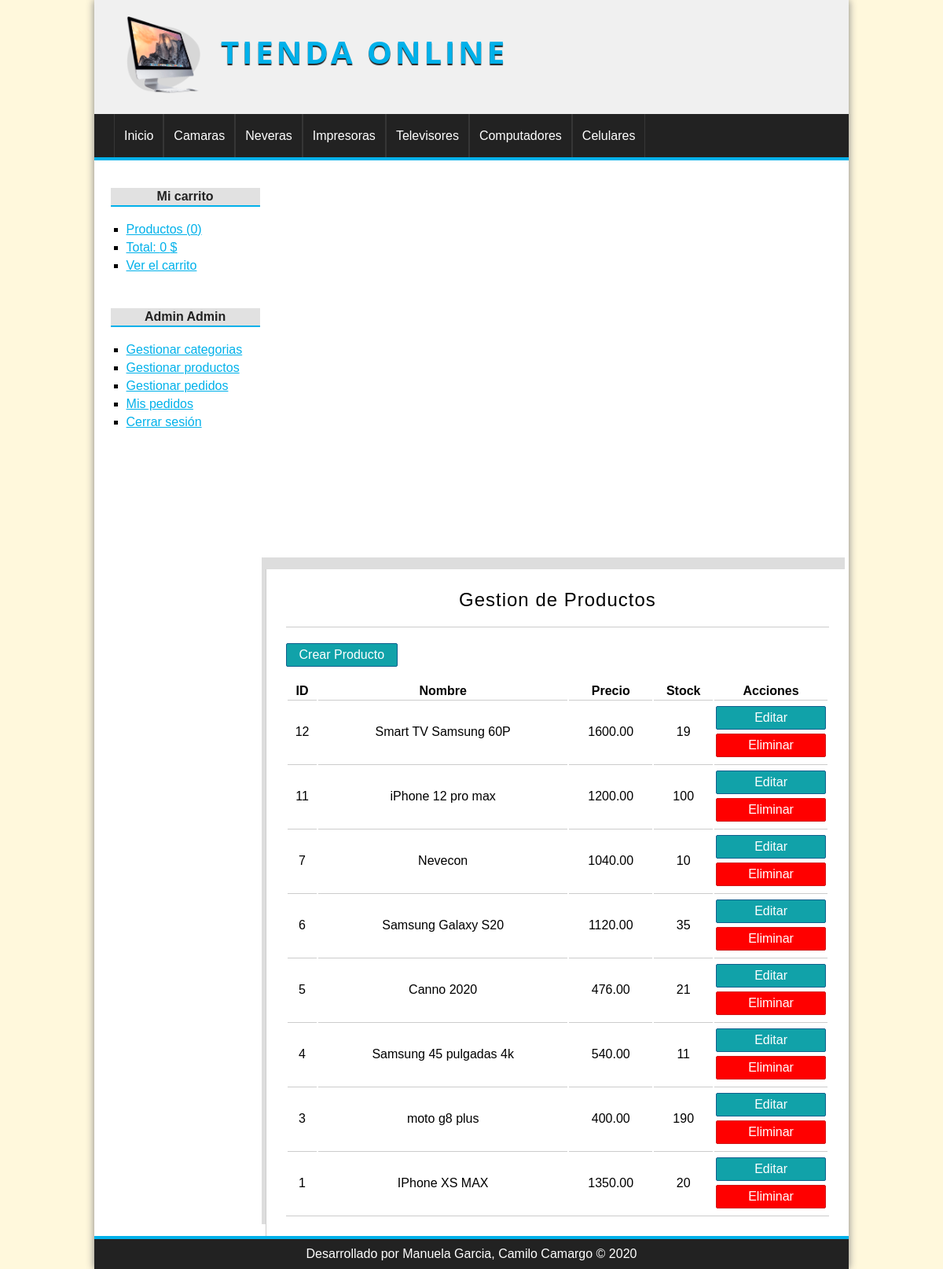
Page /proyecto-php-poo/producto/gestion (signed in) on the committed database.
### tables this page shows
CREATE TABLE `categorias` (
  `id` int(255) NOT NULL,
  `nombre` varchar(100) NOT NULL
);

CREATE TABLE `productos` (
  `id` int(255) NOT NULL,
  `categoria_id` int(255) NOT NULL,
  `nombre` varchar(100) NOT NULL,
  `descripcion` text DEFAULT NULL,
  `precio` float(100,2) NOT NULL,
  `stock` int(255) NOT NULL,
  `oferta` varchar(2) DEFAULT NULL,
  `fecha` date NOT NULL,
  `imagen` varchar(255) DEFAULT NULL
);

### proyecto-php-poo/config/db.php (called while the page is built)
<?php
class Database{
    public static function connect(){
        $db= new mysqli('localhost', 'root', '', 'tienda_master');
        $db->query("SET NAMES 'utf8'");
        return $db;
    }
}

### proyecto-php-poo/helpers/utils.php (called while the page is built, shortened)
<?php
class Utils
{
    public static  function showCategorias(){
        require_once 'models/categoria.php';
        $categoria = new Categoria();
        $categorias= $categoria->getAll();
        return $categorias;
    }
}

### proyecto-php-poo/models/categoria.php (called while the page is built, shortened)
<?php
class Categoria
{
    private $db;
    public function __construct()
    {
        $this->db = Database::connect();
    }
    public function getAll(){
      $categorias = $this->db->query("SELECT * FROM categorias ORDER BY id desc ;");
      return $categorias;
    }
}

### proyecto-php-poo/controllers/ProductoController.php (called while the page is built, shortened)
<?php
require_once 'models/producto.php';
class productoController{
	public function gestion(){
		$producto = new Producto();
		$productos = $producto->getAll();
		require_once 'views/producto/gestion.php';
	}
}

### proyecto-php-poo/models/producto.php (called while the page is built, shortened)
<?php
class Producto{
	private $db;
	public function __construct() {
		$this->db = Database::connect();
	}
	public function getAll(){
		$productos = $this->db->query("SELECT * FROM productos ORDER BY id DESC");
		return $productos;
	}
}

### proyecto-php-poo/views/producto/gestion.php (the view, shortened to what this page needs)
<h1>Gestion de Productos</h1>
<a  href="<?=base_url?>producto/crear" class="button button-smail">Crear Producto</a>
<table>
    <tr>
        <th>ID</th>
        <th>Nombre</th>
        <th>Precio</th>
        <th>Stock</th>
        <th>Acciones</th>
    </tr>
    <?php while ($pro = $productos->fetch_object()): ?>
        <tr>
            <td><?=$pro->id;?></td>
            <td><?=$pro->nombre;?></td>
            <td><?=$pro->precio;?></td>
            <td><?=$pro->stock;?></td>
            <td>
                <a href="<?=base_url?>producto/editar&id=<?=$pro->id?>" class=" button button-gestion ">Editar</a>
               <a href="<?=base_url?>producto/eliminar&id=<?=$pro->id?>" class=" button button-gestion button-red">Eliminar</a>
            </td>
        </tr>
    <?php endwhile; ?>
</table>

### proyecto-php-poo/views/layout/header.php (shortened to what this page needs)
<!DOCTYPE html>
<html lang="es">
<head>
    <link rel="stylesheet" href="<?= base_url ?>assets/css/styles.css">
</head>
<body>
    <div id="container">
        <header id="header">
            <div id="logo">
                <img src="<?= base_url ?>assets/img/logo.png" alt=" camiseta logo">
                <a href="<?=base_url?>">
                    Tienda Online
                </a>
            </div>
        </header>
        <?php $categorias = Utils::showCategorias(); ?>
        <nav id="menu">
            <ul>
                <li>
                    <a href="<?=base_url?>">Inicio</a>
                </li>
                <?php while ($cat = $categorias->fetch_object()): ?>
                    <li>
                        <a href="<?=base_url?>categoria/ver&id=<?=$cat->id?>"><?=$cat->nombre?></a>
                    </li>
                <?php endwhile; ?>
            </ul>
        </nav>
        <div id="content">

### proyecto-php-poo/assets/css/styles.css (style rules this page uses)
* { padding:0px; margin: 0px; font-family: sans-serif, Helvetica, Arial; }
body { background: cornsilk ; }
a { color: #01b1ea; }
table { text-align: center; width:100%; border-bottom: 1px solid #ccc; }
td { border-top: 1px solid #ccc; padding: 2px; }
#container { width: 80%; margin: 0px auto; box-shadow: 0px 0px 10px gray ; background: white; }
#header { height: 145px; background: #f0f0f0; }
#logo { padding: 20px; margin-left: 20px; float: left; }
#logo img { float: left; height: 100px; }
#logo a { float: left; font-size: 40px; letter-spacing: 4px; font-family: 'Open Sans', Arial, Helvetica, sans-serif; text-transform: uppercase; color: #01B1EA; font-weight: bold; text-decoration: none; margin-top: 18px; margin-left: 25px; text-shadow: 0px 2px 1px #222222; transition: all 300ms; }
#menu { clear: both; background: #222; color:white; height: 55px; border-bottom: 4px solid #01B1EA ; }
#menu ul { list-style: none; text-decoration: none; margin: 0px auto; margin-left: 25px; }
#menu ul li { line-height: 55px; float: left; border-right: 1px solid #363636; }
#menu a { display: block; color: white; text-decoration: none; padding-left: 12px; padding-right:12px ; transition: all 300ms; }
#menu a:first-child { border-left: 1px solid #363636; }
#content { margin:0px auto; overflow: hidden; background: white; }
input[ type="button"], input[ type="submit"], button, .button { display: block; border-radius: 2px; width: auto; padding: 5px; padding-left: 10px; padding-right: 10px; color: white; background: #2979cd; border: 1px solid #11608E; cursor: pointer; }
.button { background: #11a2a9; color: white !important; text-decoration: none; }
.button-smail { width: 120px ; text-align: center; margin-bottom: 20px; }
.button-gestion { margin-top: 5px; margin-bottom: 5px; }
.button-red { background: red; border: 1px solid #cf1717; }
#central h1 { font-size: 24px; font-weight: normal; letter-spacing: 1px; text-align: center; border-bottom: 1px solid #ccc; margin-bottom: 20px; padding: 20px; padding-top: 0px; }

### rows in the picture
categorias: nombre "Camaras"
categorias: nombre "Neveras"
categorias: nombre "Impresoras"
categorias: nombre "Televisores"
categorias: nombre "Computadores"
categorias: nombre "Celulares"
productos: id "12", nombre "Smart TV Samsung 60P", precio "1600.00", stock "19"
productos: id "11", nombre "iPhone 12 pro max", precio "1200.00", stock "100"
productos: id "7", nombre "Nevecon", precio "1040.00", stock "10"
productos: id "6", nombre "Samsung Galaxy S20", precio "1120.00", stock "35"
productos: id "5", nombre "Canno 2020", precio "476.00", stock "21"
productos: id "4", nombre "Samsung 45 pulgadas 4k", precio "540.00", stock "11"
productos: id "3", nombre "moto g8 plus", precio "400.00", stock "190"
productos: id "1", nombre "IPhone XS MAX", precio "1350.00", stock "20"

### other values in the picture
$stats['count'] "0"
$stats['total'] "0"
$_SESSION['identify']->nombre "Admin"
$_SESSION['identify']->apellidos "Admin"
